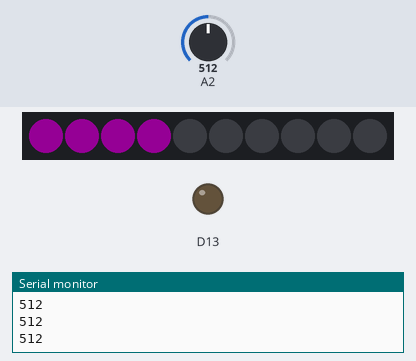
Simulated run of this sketch. Board: Adafruit Circuit Playground Express. Shown: 10 RGB LEDs in strip order, left to right, output pins drawn as LEDs (lit = HIGH), the last lines printed to the serial monitor. The test bench sets the inputs (shaded band); at power-on: A2 = 512. Dim RGB values are drawn brighter than linear.

Above: at 1.2 s.
1.3 s: A2 set to 716
At 2.6 s:
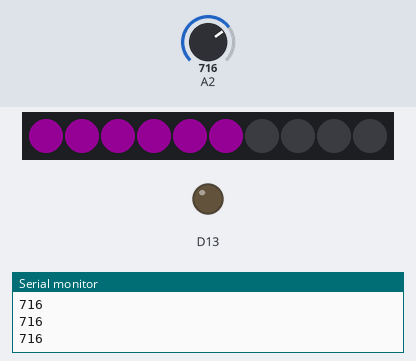
2.9 s: A2 set to 900
At 4.2 s:
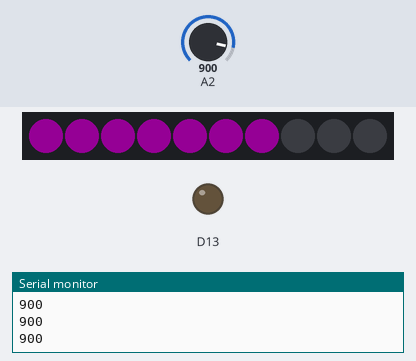
4.5 s: A2 set to 1023
At 5.8 s:
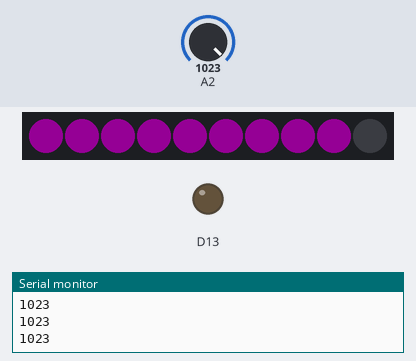
6.1 s: A2 set to 123
At 6.9 s:
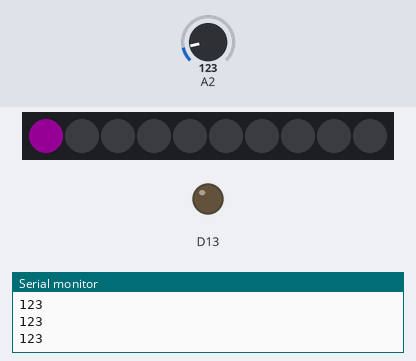
7.7 s: A2 set to 107
At 8.6 s:
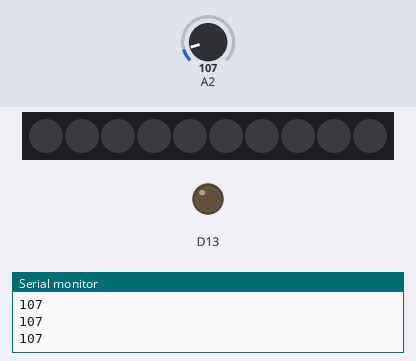
9.3 s: A2 set to 122
At 10.2 s:
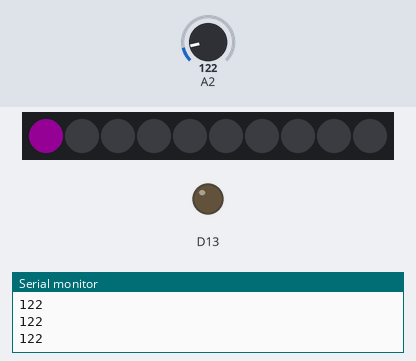
Timing chart, 0 to 11.9 s (numbered marks = the images above; inputs shaded):
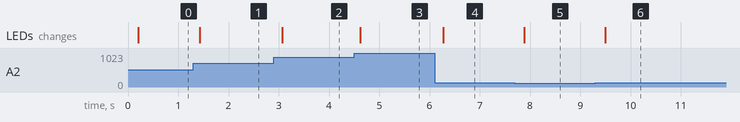

Measured:
- the behaviour switches between 114 and 113 on A2 (found by bisection; images 4 and 5)
- after the input at 1.3 s, the LEDs: change after 0.13 s (image 1)
- after the input at 2.9 s, the LEDs: change after 0.17 s (image 2)
- after the input at 4.5 s, the LEDs: change after 0.12 s (image 3)
- after the input at 6.1 s, the LEDs: change after 0.18 s (image 4)
- after the input at 7.7 s, the LEDs: change after 0.19 s (image 5)
- after the input at 9.3 s, the LEDs: change after 0.20 s (image 6)

The sketch:

sketch_sep17b.ino
```cpp
/*
More LEDs turn on when the measurement is higher (force pad, light sensor, etc.)
*/
#include <Adafruit_CircuitPlayground.h>
#include <Adafruit_Circuit_Playground.h>

void setup() {
  // put your setup code here, to run once:
  Serial.begin(9600);
  pinMode(A2, INPUT);
  CircuitPlayground.begin();
}

void loop() {
  // put your main code here, to run repeatedly:
  int value = analogRead(A2);
  Serial.println(value);
  delay(100);
  CircuitPlayground.clearPixels();
  int pixels = map(value, 0, 1023, 0, 9); //spits out a value between 0 to 9. Highest measurement is 1023
  for(int i = 0; i < pixels; i++){
    CircuitPlayground.setPixelColor(i, 0xFF00FF);
  }
}
```
